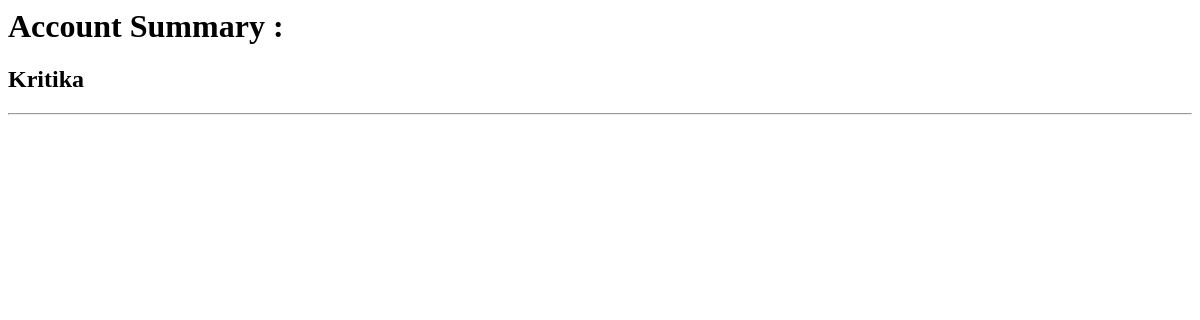
Before: /accounts/profile/ewallet/summary_acc (signed in) with the older database file.
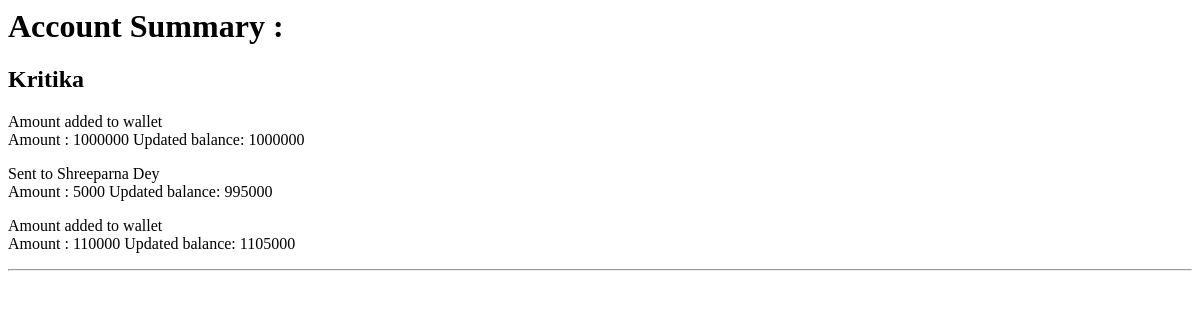
After: the same page with the newer database file.
### UserLogin/models.py (models this page shows, shortened)
class AccountSummary(models.Model):
    from_t = models.ForeignKey(User, on_delete=models.CASCADE, related_name="from1")
    to_t = models.ForeignKey(User, on_delete=models.CASCADE, related_name="to2")
    datetime = models.DateTimeField(auto_now=True)
    amtsent = models.IntegerField()
    balance1 = models.IntegerField()
    balance2 = models.IntegerField()
    selfp = models.BooleanField(default=True)

class User(AbstractBaseUser):
    username = models.CharField(max_length=255, unique=True)
    email = models.EmailField(max_length=254, default=username)
    name = models.CharField(max_length=255)
    Birthday = models.CharField(max_length=10)
    balance = models.IntegerField(default=1000)
    authenticated = models.IntegerField(default=1)
    privacy = models.BooleanField(default=True)
    timeline = models.BooleanField(default=True)
    type = models.IntegerField(default=1)
    is_active = models.BooleanField(default=True)
    is_staff = models.BooleanField(default=True)
    is_superuser = models.BooleanField(default=False)
    object = UserManager()
    USERNAME_FIELD = 'username'

### UserLogin/views.py (the view)
# urls.py: path('accounts/profile/ewallet/summary_acc', views.summary_acc, name='summary_acc'),
def summary_acc(request):
    user1 = User.object.get(username=request.user)
    summary = AccountSummary.objects.filter(from_t=user1) | AccountSummary.objects.filter(to_t=user1)
    summary = summary.order_by('datetime')
    return render(request, 'account.html', {'summary':summary, 'user':user1})

### UserLogin/templates/account.html
<h1>Account Summary : </h1><h2>{{user.name}}</h2>
{% for element in summary %}
    {% if element.selfp %}
    <p> Amount added to wallet <br/>
        Amount : {{element.amtsent}} Updated balance: {{element.balance1}}<br/>
    </p>
    {% else %}
        {% if element.from_t.name == user.name %}
        <p>Sent to {{element.to_t.name}}<br/>
            Amount : {{element.amtsent}} Updated balance: {{element.balance1}}<br/>
        </p>
        {% else %}
        <p>Recieved from {{element.from_t.name}}<br/>
            Amount : {{element.amtsent}} Updated balance: {{element.balance2}}<br/>
        </p>
        {% endif %}
    {% endif %}
{% endfor %}
<hr/>

Changed rows visible on the page:
added AccountSummary: amtsent "1000000", balance1 "1000000"
added AccountSummary: to_t.name "Shreeparna Dey", amtsent "5000", balance1 "995000"
added AccountSummary: amtsent "110000", balance1 "1105000"
